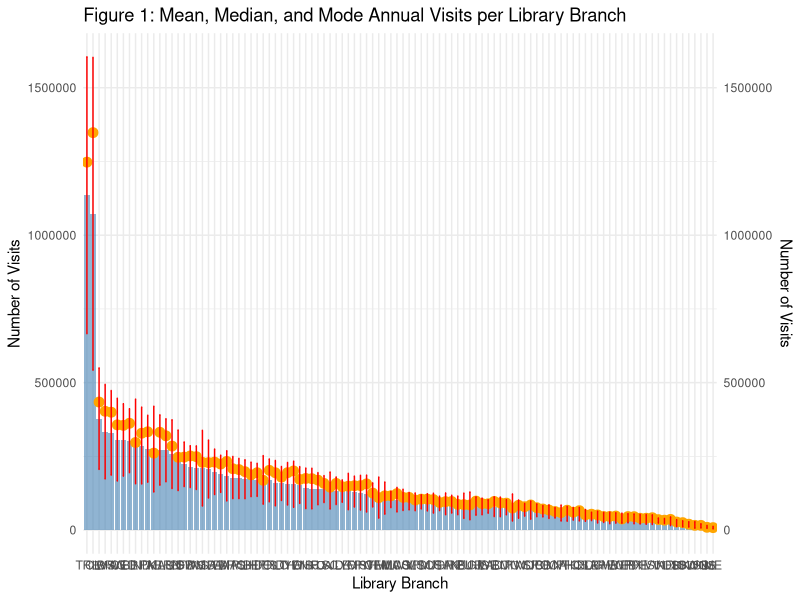
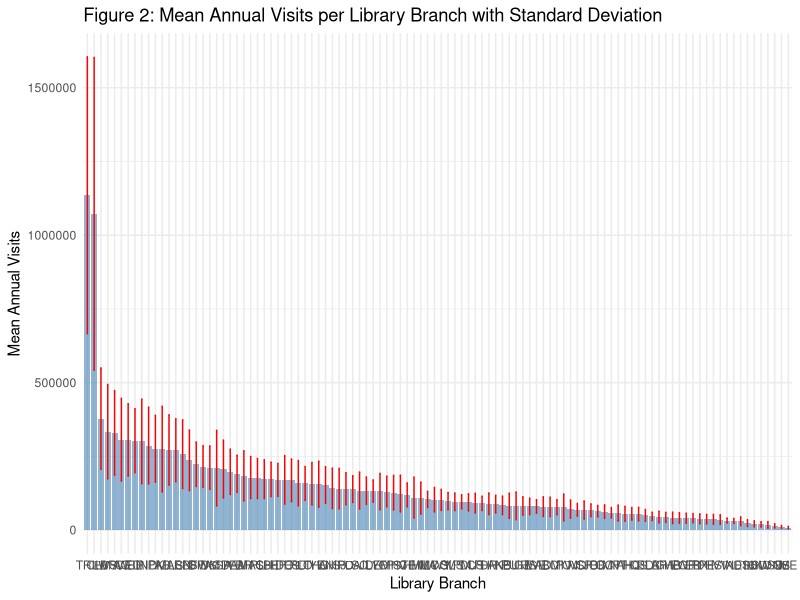

Generate these figures, in order, with R:
## ---- chunk 1
#| include: false
#| warning: false
#| message: false
#| echo: false

library(tidyverse)
library(here)
library(knitr)
library(flextable)

## ---- chunk 2
#| echo: false
raw_data <- read_csv("../data/raw_data/raw_data.csv")
raw_data



# Rename the headings of each column in the tibble, to more useful headings.

cleaned_data <- raw_data %>%
  rename(
    RowID = `_id`,       # Rename '_ID' to 'RowID'
    Year = Year,      # Keep 'Year' as 'Year'
    BranchName = BranchCode, # Rename 'BranchCode' to 'BranchName'
    AnnualNumberofVisits = Visits   # Rename 'Visits' to 'AnnualNumberofVisits'
  ) 
cleaned_data 

library(dplyr)
total_visits_per_branch <- cleaned_data %>%
  group_by(BranchName) %>%
  summarise(TotalVisits = sum(AnnualNumberofVisits, na.rm = TRUE)) %>%
  arrange(desc(TotalVisits))

library(flextable)

ftmain <- flextable(total_visits_per_branch) %>%
  set_caption("Table 1: Total Visits per Branch")
ftmain

## ---- chunk 3

#| echo: false

top_10_visits_per_branch <- total_visits_per_branch %>%
  slice_head(n = 10) 
top_10_visits_per_branch

library(flextable)

ft1of2 <- flextable(top_10_visits_per_branch) %>%
  set_caption("Table 2: Top 10 branches by total number of visits, 2012 - 2022")
ft1of2


## ---- chunk 4

#| echo: false

bottom_10_visits_per_branch <- total_visits_per_branch %>%
  slice_tail(n=10)
bottom_10_visits_per_branch

ft2of2 <- flextable(bottom_10_visits_per_branch) %>%
  set_caption("Table 3: Bottom 10 branches by total  number of visits, 2012 - 2022 ")
ft2of2
## ---- chunk 5
#| echo: false

library(dplyr)
get_mode <- function(x) {
  uniq_x <- unique(x) 
  uniq_x[which.max(tabulate(match(x, uniq_x)))]  # Return the mode here
}

branch_summary_statistics <- cleaned_data %>%
  group_by(BranchName) %>%
  summarise(
    MeanVisits = mean(AnnualNumberofVisits, na.rm = TRUE),
    MedianVisits = median(AnnualNumberofVisits, na.rm = TRUE),
    ModeVisits = get_mode(AnnualNumberofVisits),
    StdDevVisits = sd(AnnualNumberofVisits, na.rm = TRUE)
  )

branch_summary_statistics #Table 4 shown below has the mean, median, mode and SD for the PDF.

ftsummary <- flextable(branch_summary_statistics) %>%
  set_caption("Table 4: Summary statistics across all TPL branches")
ftsummary

## ---- chunk 6
#| echo: false

mean_and_median_graph <- ggplot(branch_summary_statistics, aes(x = reorder(BranchName, -MeanVisits))) +
  geom_bar(aes(y = MeanVisits), stat = "identity", fill = "steelblue", alpha = 0.6) +
  geom_point(aes(y = MedianVisits), color = "orange", size = 3) +
  labs(title = "Figure 1: Mean, Median, and Mode Annual Visits per Library Branch",
       x = "Library Branch",
       y = "Number of Visits") +
  scale_y_continuous(sec.axis = sec_axis(~ ., name = "Number of Visits")) +
  theme(axis.text.x = element_text(angle = 45, hjust = 1)) +
  theme_minimal() +
  geom_errorbar(aes(ymin = MeanVisits - StdDevVisits, ymax = MeanVisits + StdDevVisits), 
                width = 0.2, color = "red", position = position_dodge(0.9))

mean_and_median_graph

## ---- chunk 7
#| echo: false

sd_graph <- ggplot(branch_summary_statistics, aes(x = reorder(BranchName, -MeanVisits), y = MeanVisits)) +
  geom_bar(stat = "identity", fill = "steelblue", alpha = 0.6) +
  geom_errorbar(aes(ymin = MeanVisits - StdDevVisits, ymax = MeanVisits + StdDevVisits), 
                width = 0.2, color = "red") +
  labs(title = "Figure 2: Mean Annual Visits per Library Branch with Standard Deviation",
       x = "Library Branch",
       y = "Mean Annual Visits") +
  theme(axis.text.x = element_text(angle = 45, hjust = 1)) +
  theme_minimal()
sd_graph 
